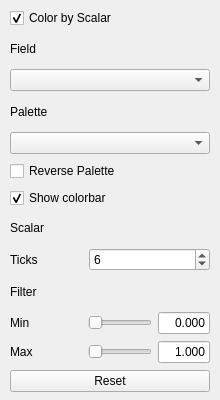
<?xml version="1.0" encoding="UTF-8"?>
<ui version="4.0">
 <class>ScalarPage</class>
 <widget class="QWidget" name="ScalarPage">
  <property name="geometry">
   <rect>
    <x>0</x>
    <y>0</y>
    <width>220</width>
    <height>400</height>
   </rect>
  </property>
  <layout class="QVBoxLayout" name="verticalLayout">
   <property name="spacing">
    <number>7</number>
   </property>
   <property name="leftMargin">
    <number>10</number>
   </property>
   <property name="topMargin">
    <number>8</number>
   </property>
   <property name="rightMargin">
    <number>10</number>
   </property>
   <property name="bottomMargin">
    <number>8</number>
   </property>
   <item>
    <widget class="QCheckBox" name="colorByScalar">
     <property name="text">
      <string>Color by Scalar</string>
     </property>
     <property name="checked">
      <bool>true</bool>
     </property>
    </widget>
   </item>
   <item>
    <widget class="QLabel" name="fieldHeader"><property name="text">
      <string>Field</string>
     </property>
    </widget>
   </item>
   <item>
    <widget class="QComboBox" name="scalarCombo"/>
   </item>
   <item>
    <widget class="QLabel" name="paletteHeader"><property name="text">
      <string>Palette</string>
     </property>
    </widget>
   </item>
   <item>
    <widget class="QComboBox" name="paletteCombo"/>
   </item>
   <item>
    <widget class="QCheckBox" name="reversePalette">
     <property name="text">
      <string>Reverse Palette</string>
     </property>
    </widget>
   </item>
   <item>
    <widget class="QCheckBox" name="showColorbar">
     <property name="text">
      <string>Show colorbar</string>
     </property>
     <property name="checked">
      <bool>true</bool>
     </property>
    </widget>
   </item>
   <item>
    <widget class="QLabel" name="colorbarHeader"><property name="text">
       <string>Scalar</string>
     </property>
    </widget>
   </item>
   <item>
    <layout class="QHBoxLayout" name="ticksRow">
     <item>
      <widget class="QLabel" name="ticksLabel">
       <property name="minimumSize">
        <size>
         <width>72</width>
         <height>0</height>
        </size>
       </property>
       <property name="maximumSize">
        <size>
         <width>72</width>
         <height>16777215</height>
        </size>
       </property><property name="text">
        <string>Ticks</string>
       </property>
       <property name="alignment">
        <set>Qt::AlignmentFlag::AlignLeading|Qt::AlignmentFlag::AlignLeft|Qt::AlignmentFlag::AlignVCenter</set>
       </property>
      </widget>
     </item>
     <item>
      <widget class="QSpinBox" name="ticksSpin">
       <property name="minimum">
        <number>2</number>
       </property>
       <property name="maximum">
        <number>20</number>
       </property>
       <property name="value">
        <number>6</number>
       </property>
      </widget>
     </item>
    </layout>
   </item>
   <item>
    <widget class="QLabel" name="filterHeader"><property name="text">
      <string>Filter</string>
     </property>
    </widget>
   </item>
   <item>
    <layout class="QHBoxLayout" name="minFilterLayout">
     <property name="spacing">
      <number>6</number>
     </property>
     <property name="leftMargin">
      <number>0</number>
     </property>
     <property name="topMargin">
      <number>0</number>
     </property>
     <property name="rightMargin">
      <number>0</number>
     </property>
     <property name="bottomMargin">
      <number>0</number>
     </property>
     <item>
      <widget class="QLabel" name="minFilterLabel">
       <property name="minimumSize">
        <size>
         <width>72</width>
         <height>0</height>
        </size>
       </property>
       <property name="maximumSize">
        <size>
         <width>72</width>
         <height>16777215</height>
        </size>
       </property><property name="text">
        <string>Min</string>
       </property>
       <property name="alignment">
        <set>Qt::AlignmentFlag::AlignLeading|Qt::AlignmentFlag::AlignLeft|Qt::AlignmentFlag::AlignVCenter</set>
       </property>
      </widget>
     </item>
     <item>
      <widget class="QSlider" name="minFilterSlider">
       <property name="orientation">
        <enum>Qt::Orientation::Horizontal</enum>
       </property>
      </widget>
     </item>
     <item>
      <widget class="QLineEdit" name="minFilterField">
       <property name="minimumSize">
        <size>
         <width>52</width>
         <height>0</height>
        </size>
       </property>
       <property name="maximumSize">
        <size>
         <width>52</width>
         <height>16777215</height>
        </size>
       </property><property name="text">
        <string>0.000</string>
       </property>
       <property name="alignment">
        <set>Qt::AlignmentFlag::AlignRight|Qt::AlignmentFlag::AlignTrailing|Qt::AlignmentFlag::AlignVCenter</set>
       </property>
      </widget>
     </item>
    </layout>
   </item>
   <item>
    <layout class="QHBoxLayout" name="maxFilterLayout">
     <property name="spacing">
      <number>6</number>
     </property>
     <property name="leftMargin">
      <number>0</number>
     </property>
     <property name="topMargin">
      <number>0</number>
     </property>
     <property name="rightMargin">
      <number>0</number>
     </property>
     <property name="bottomMargin">
      <number>0</number>
     </property>
     <item>
      <widget class="QLabel" name="maxFilterLabel">
       <property name="minimumSize">
        <size>
         <width>72</width>
         <height>0</height>
        </size>
       </property>
       <property name="maximumSize">
        <size>
         <width>72</width>
         <height>16777215</height>
        </size>
       </property><property name="text">
        <string>Max</string>
       </property>
       <property name="alignment">
        <set>Qt::AlignmentFlag::AlignLeading|Qt::AlignmentFlag::AlignLeft|Qt::AlignmentFlag::AlignVCenter</set>
       </property>
      </widget>
     </item>
     <item>
      <widget class="QSlider" name="maxFilterSlider">
       <property name="orientation">
        <enum>Qt::Orientation::Horizontal</enum>
       </property>
      </widget>
     </item>
     <item>
      <widget class="QLineEdit" name="maxFilterField">
       <property name="minimumSize">
        <size>
         <width>52</width>
         <height>0</height>
        </size>
       </property>
       <property name="maximumSize">
        <size>
         <width>52</width>
         <height>16777215</height>
        </size>
       </property><property name="text">
        <string>1.000</string>
       </property>
       <property name="alignment">
        <set>Qt::AlignmentFlag::AlignRight|Qt::AlignmentFlag::AlignTrailing|Qt::AlignmentFlag::AlignVCenter</set>
       </property>
      </widget>
     </item>
    </layout>
   </item>
   <item>
    <widget class="QPushButton" name="resetFilterBtn"><property name="text">
      <string>Reset</string>
     </property>
    </widget>
   </item>
  </layout>
 </widget>
 <resources/>
 <connections/>
</ui>
